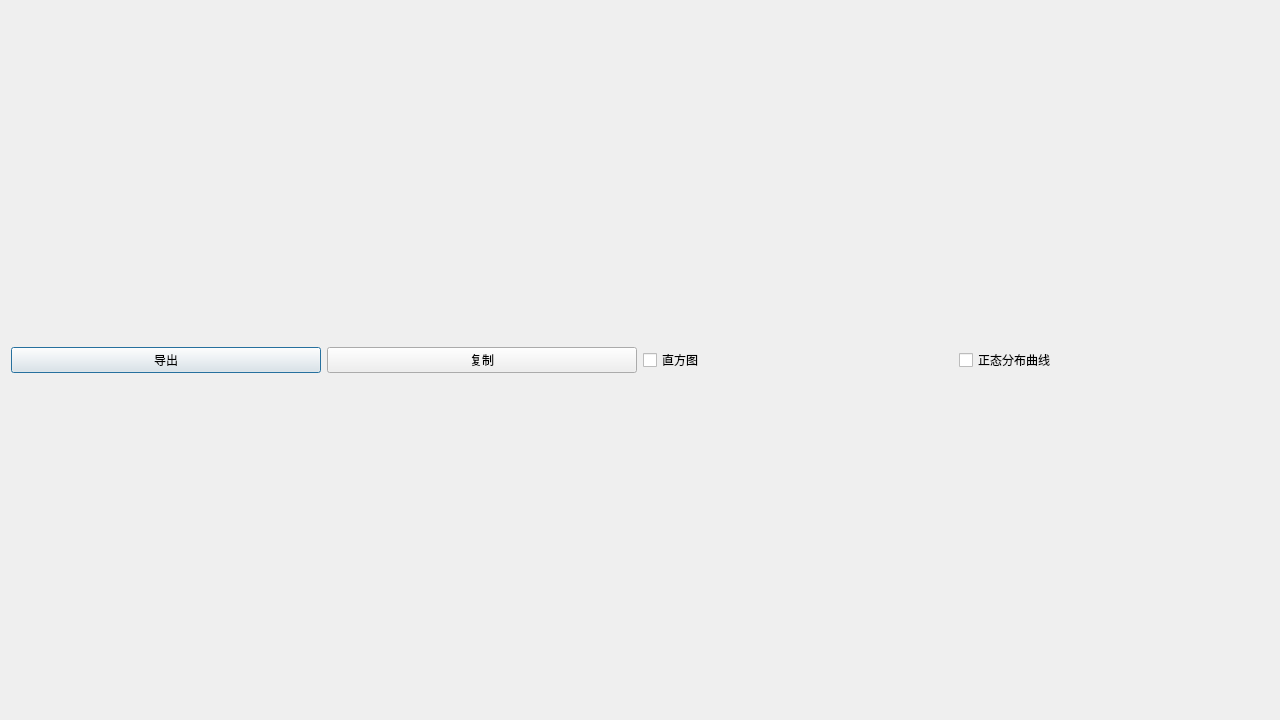
<?xml version="1.0" encoding="UTF-8"?>
<ui version="4.0">
 <class>HistogramDialog</class>
 <widget class="QDialog" name="HistogramDialog">
  <property name="geometry">
   <rect>
    <x>0</x>
    <y>0</y>
    <width>1280</width>
    <height>720</height>
   </rect>
  </property>
  <property name="windowTitle">
   <string>Dialog</string>
  </property>
  <layout class="QGridLayout" name="gridLayout">
   <item row="0" column="0">
    <layout class="QHBoxLayout" name="horizontalLayout">
     <item>
      <widget class="QPushButton" name="exportImageButton">
       <property name="text">
        <string>导出</string>
       </property>
      </widget>
     </item>
     <item>
      <widget class="QPushButton" name="copyToClipboardButton">
       <property name="text">
        <string>复制</string>
       </property>
      </widget>
     </item>
     <item>
      <widget class="QCheckBox" name="HistogramCheckBox">
       <property name="text">
        <string>直方图</string>
       </property>
      </widget>
     </item>
     <item>
      <widget class="QCheckBox" name="SplineCheckBox">
       <property name="text">
        <string>正态分布曲线</string>
       </property>
      </widget>
     </item>
    </layout>
   </item>
  </layout>
 </widget>
 <resources/>
 <connections/>
</ui>
